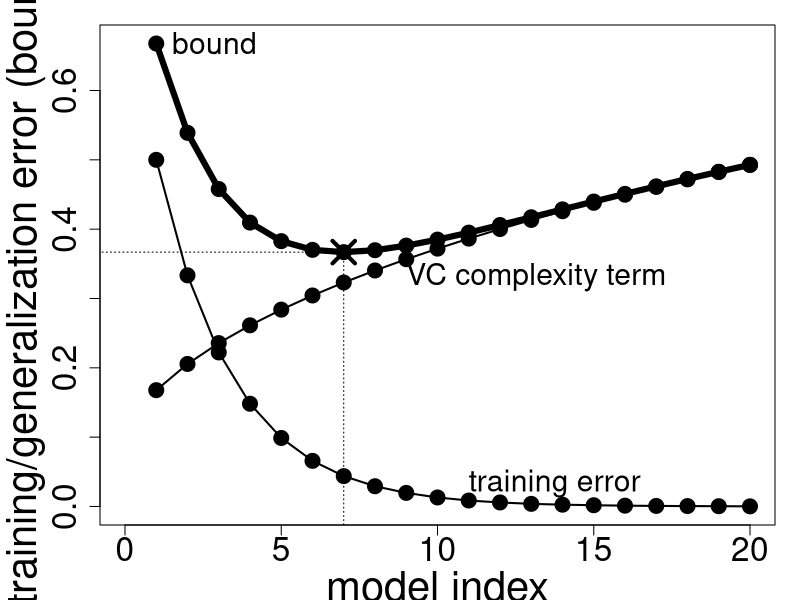

Reproduce this figure in R.
###
### demo        creates all plots for the structural risk minimisation
###             section
###
### 2001 written by Ralf Herbrich
### Microsoft Research Cambridge
###
### 2019 modified by Ralf Herbrich
### Amazon Development Center Germany
###
### (c) 2001 Microsoft Corporation. Reproduced with permission. All rights reserved.


############################################################
## BOOK plots
############################################################

book <- function (output='SCREEN') {
  if (output == 'PS') {
    postscript (file="srm.ps");
  }
  par (mai=c (0.75,1.0,0.25,0.25));

  ## global parameters  
  delta <- 0.05;
  m <- 5000;
  d <- seq (1, 20, by=1);

  ## compute VC term
  VC <- sqrt (8/m * (log (4 / (delta / 20)) + d * log (2*exp(1)*m/d)));

  ## training error sequence
  error <- round (1.5^(-d)* 1.5 * 1/2 * 5000);

  ## compute sum
  bound <- error/m + VC;

  ## plot the results
  plot (c (0, 20),
        c (0, max (bound)),
        type="n", cex.lab=2.5, cex.axis=2.0,
        xlab="model index", ylab="training/generalization error (bound)")

  ## draw the three lines
  lines (d, error/m, lwd=2, lty=1);
  lines (d, VC, lwd=2, lty=1);
  lines (d, bound, lwd=6, lty=1);
  
  points (d, error/m, pch=19, cex=2);
  points (d, VC, pch=19, cex=2);
  points (d, bound, pch=19, cex=2);

  ## mark the best model
  idx <- order (bound);
  points (idx [1], bound [idx [1]], pch=4, cex=3, lwd=4);

  x <- seq (-1, idx [1], length=100);
  lines (x, rep (bound [idx [1]], length=100), lty=3); 

  y <- seq (-1, bound [idx [1]], length=100);
  lines (rep (idx [1], length=100), y, lty=3); 

  ## label the curves
  text (1.5, bound [1], "bound", cex=1.8, adj=0);
  text (9, VC [8] - 0.01, "VC complexity term", cex=1.8, adj=0);
  text (11, 0.02 + error [10]/m, "training error", cex=1.8, adj=0);
  
  readline ("Press any key for next plot");
  dev.off ();
}

book ();
